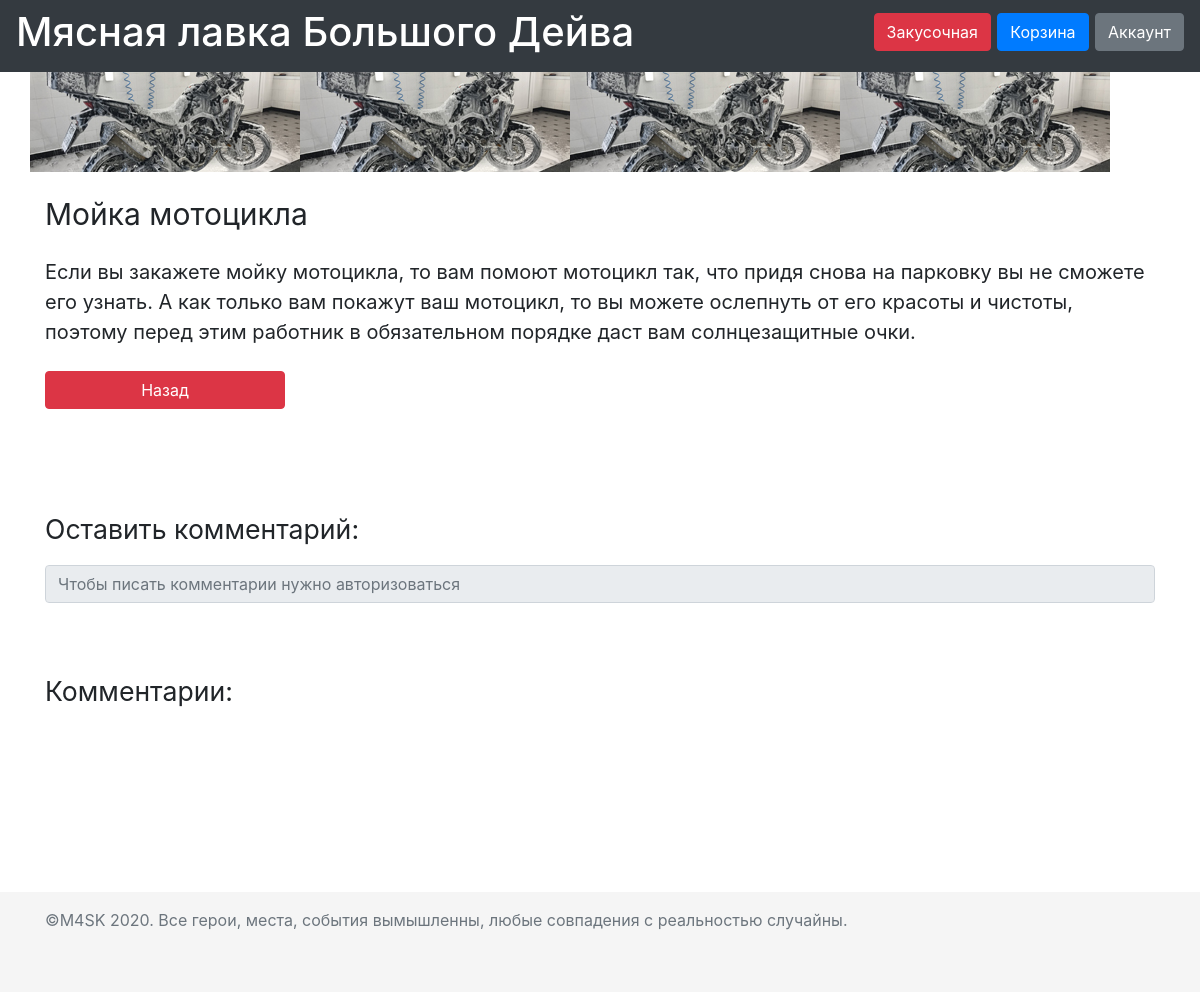
/motorcycle_workshop/1, run on the app's committed database.
### data/Services.py (models this page shows, shortened)
class Services(SqlAlchemyBase, UserMixin, SerializerMixin):
    __tablename__ = 'services'
    id = sqlalchemy.Column(sqlalchemy.Integer, primary_key=True, autoincrement=True)
    photo = sqlalchemy.Column(sqlalchemy.String)
    name = sqlalchemy.Column(sqlalchemy.String, nullable=True)
    short_description = sqlalchemy.Column(sqlalchemy.String, nullable=True)
    full_description = sqlalchemy.Column(sqlalchemy.String, nullable=True)
    price = sqlalchemy.Column(sqlalchemy.Float, nullable=True)
    cart = orm.relation("Cart", back_populates='services')
    comment = orm.relation("Comment", back_populates='services')

### flask_app.py (the view)
    @app.route('/motorcycle_workshop/<int:id>', methods=['GET', 'POST'])
    def current_services(id):
        session = db_session.create_session()
        services = session.query(Services).get(id)
        comment = session.query(Comment).filter(Comment.services == services).all()
        comment.reverse()
        print(comment)
        if current_user.is_authenticated:
            user = session.query(User).filter(User.id == current_user.id).first()
            form = CommentForm()
            if form.validate_on_submit():
                comm = Comment(
                    text=form.comment.data,
                    services=services,
                    user=user
                )
                session.add(comm)
                session.commit()
                return redirect('/motorcycle_workshop/' + str(id))
        else:
            user = False
            form = None
        return render_template('motorcycle_workshop_services.html', title=services.name, services=services, user=user,
                               form=form, comment=comment)

### data/db_session.py (called while the page is built)
def create_session() -> Session:
    global __factory
    return __factory()

### templates/motorcycle_workshop_services.html (shortened to what this page needs)
{% extends "base_motorcycle_workshop.html" %}
{% block content %}
<div class="row">
    <img src={{ services.photo }} alt={{ services.photo }}>
    <img src={{ services.photo }} alt={{ services.photo }}>
    <img src={{ services.photo }} alt={{ services.photo }}>
    <img src={{ services.photo }} alt={{ services.photo }}>
</div>
<p style="font-size: 30px;">
    {{ services.name }}<br>
</p>
<p style="font-size: 20px;">{{ services.full_description }}</p>
<p>
    <a href="/motorcycle_workshop" class="btn btn-danger" style="width: 15rem; height: 2,5rem;">Назад</a>
</p>
<p><br><br>Оставить комментарий:</p>
{% if user %}
<div class="card" style="width: 48rem; margin: 10px;">
    <form action="" method="post">
        {{ form.hidden_tag() }}
        {{ form.csrf_token }}
        <div class="form-group row">
            <label for="staticEmail" class="col-sm-2 col-form-label">Имя</label>
            <div class="col-sm-10">
                <input type="text" readonly class="form-control-plaintext" id="staticEmail"
                       value="{{user.surname}} {{user.name}}">
            </div>
        </div>
        {{ form.comment.label }}<br>
        {{ form.comment(class="form-control") }}<br>
        {{ form.submit(type="submit", class="btn btn-danger") }}
    </form>
</div>
{% else %}
<input class="form-control" type="text" placeholder="Чтобы писать комментарии нужно авторизоваться" readonly>
{% endif %}
<br>
<br>
<p>Комментарии:</p>
{% endblock %}

### static/css/style.css (style rules this page uses)
a { color: white; font: Raleway-Bold; }
p { margin-top: 20px; font-size: 20pt; font-style: Lato-Light }

### data on the page
Services: photo (picture), name "Мойка мотоцикла", full_description "Если вы закажете мойку мотоцикла, то вам помоют мотоцикл так, что придя снова на парковку вы не сможете его узнать. А как только вам покажут ваш мотоцикл, то вы можете ослепнуть от его красоты и чистоты, поэтому перед этим работник в обязательном порядке даст вам солнцезащитные очки."
